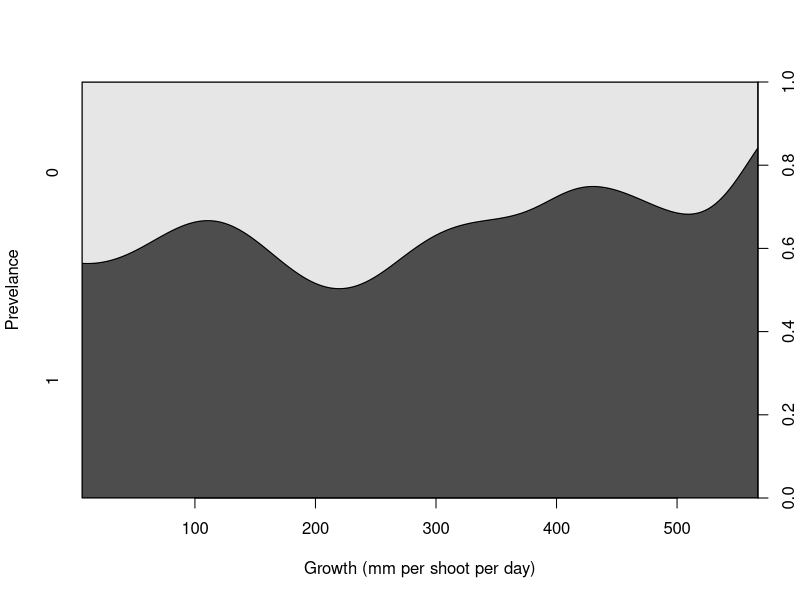
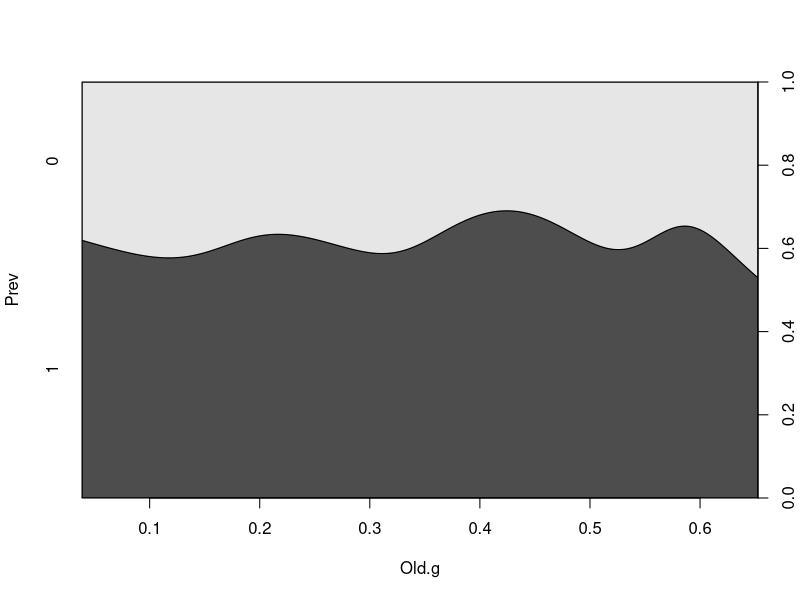
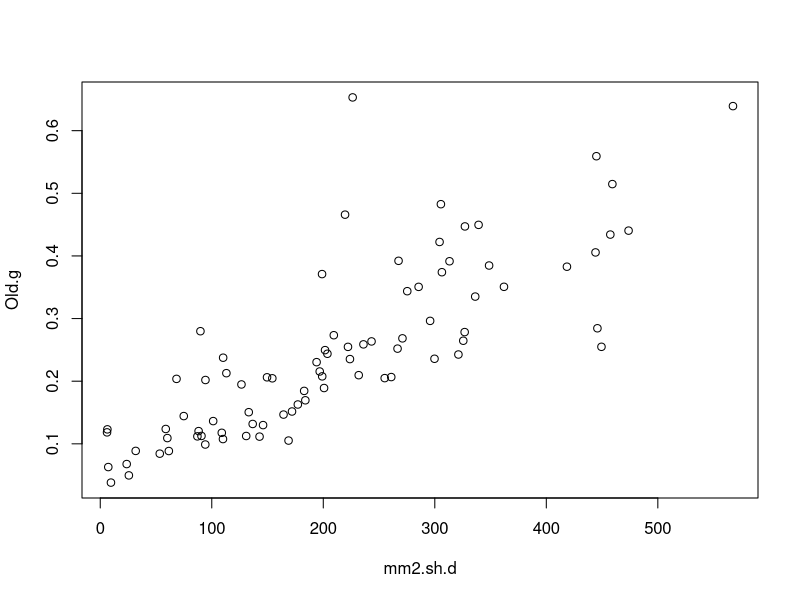
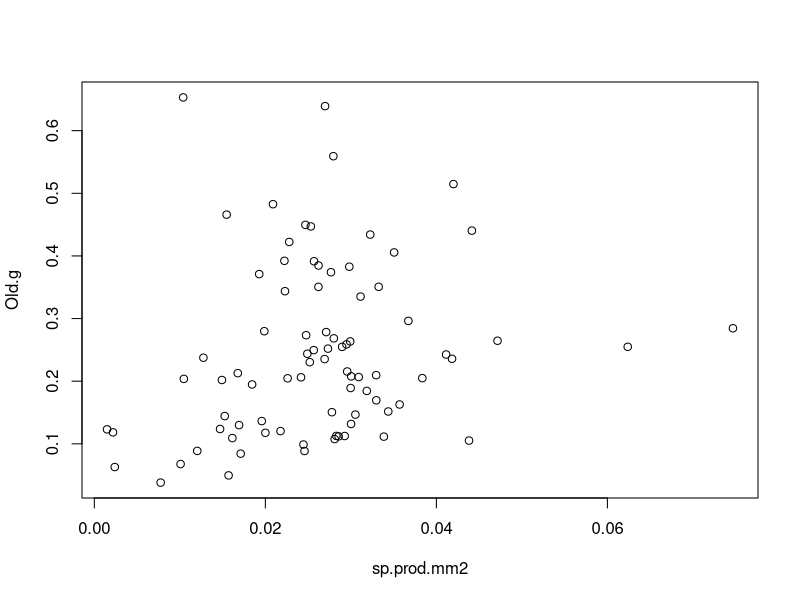
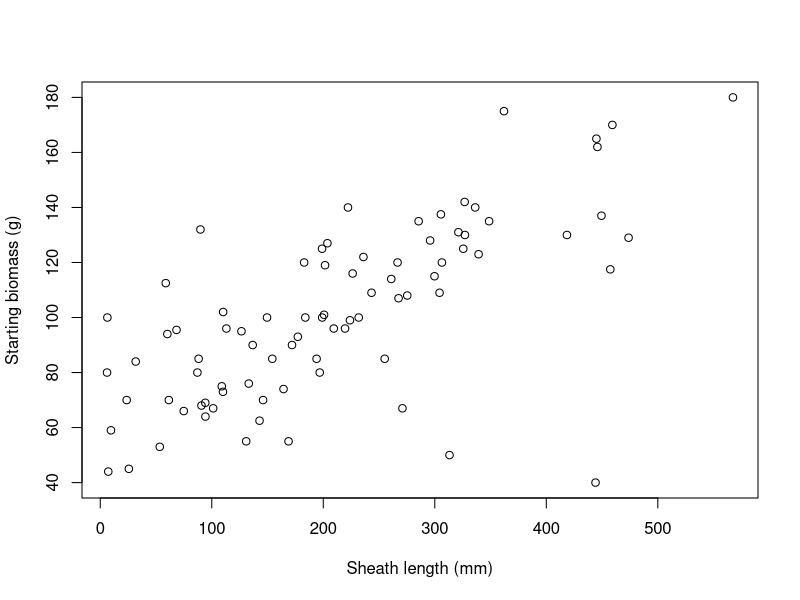
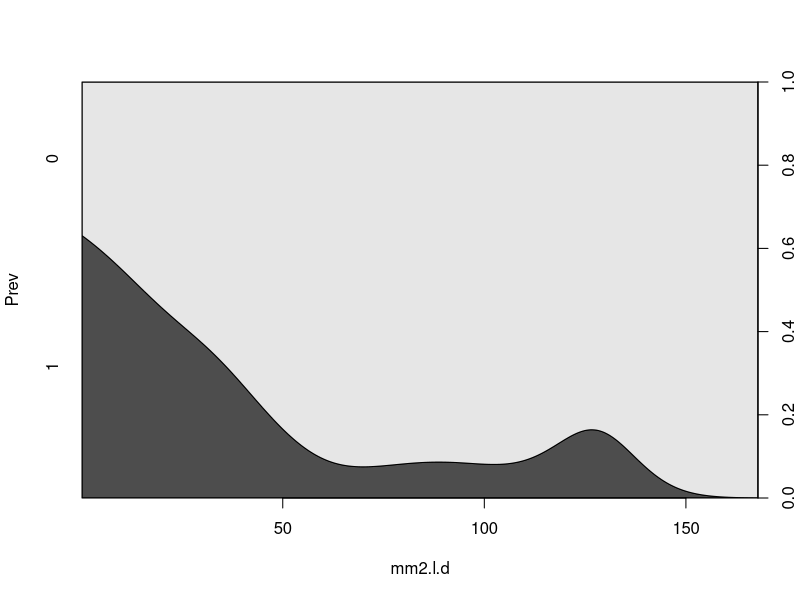

Write R code to recreate these figures, in order.
library(ggplot2)
library(tidyverse)

growth <- read.csv("InSituGrowthData.csv")
growth <- na.omit(growth)
growth$Prev <- as.factor(growth$Prev)
cdplot(Prev~mm2.sh.d,data=growth,xlab = "Growth (mm per shoot per day)",ylab="Prevelance")
cdplot(Prev~Old.g,data=growth)
plot(Old.g~mm2.sh.d,data=growth)
plot(Old.g~sp.prod.mm2,data=growth)
growth$Sheath <- as.numeric(growth$Sheath)
plot(Sheath~mm2.sh.d,data=growth,xlab="Sheath length (mm)",ylab="Starting biomass (g)")

leaf <- read.csv("LeafGrowth.csv")
leaf$Prev <- as.factor(leaf$Prev)
cdplot(Prev~mm2.l.d,data=leaf)
